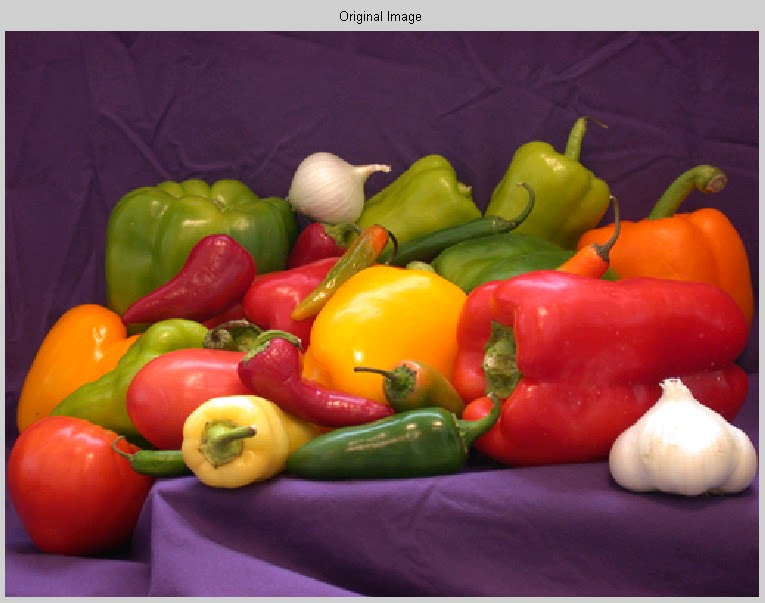
#> input picture imageProcessing3/images/img.jpg, 765 x 603 px
$ python app.py
#> lines starting #> are read from the running program, lines starting #| are printed output that depends on the picture
import cv2
import numpy as np

# Görüntüyü oku
görüntü = cv2.imread('images/img.jpg')  # Görüntü dosyasının yolunu belirtin
#> görüntü is the input picture: shape (603, 765, 3); mean B, G, R 67.1, 75.9, 126.7

# Görüntüyü diziye çevir
pikseller = np.array(görüntü)

# Negatifini al
negatif = 255 - pikseller
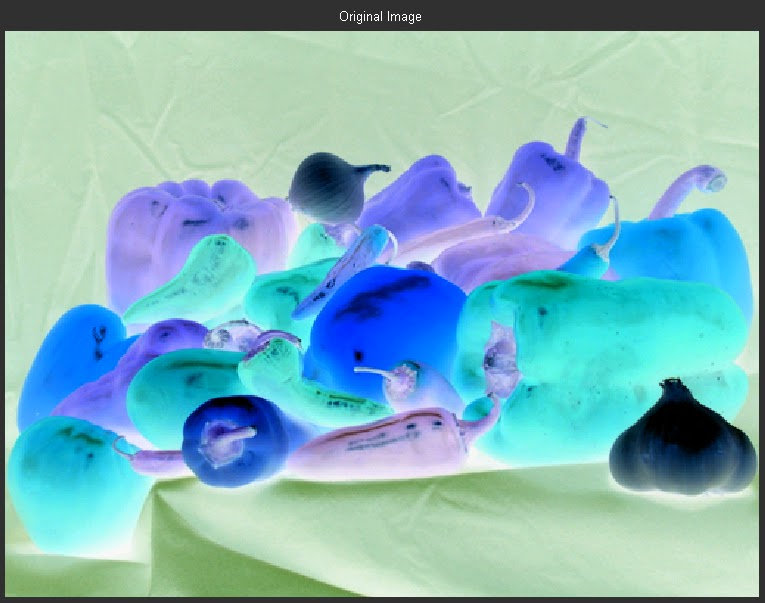
#> negatif: shape (603, 765, 3); mean B, G, R 187.9, 179.1, 128.3

# Negatif görüntüyü kaydet
cv2.imwrite('negatif_img.jpg', negatif)

# Görüntüyü göster (isteğe bağlı)
cv2.imshow('Negatif Görüntü', negatif)
cv2.waitKey(0)
cv2.destroyAllWindows()
